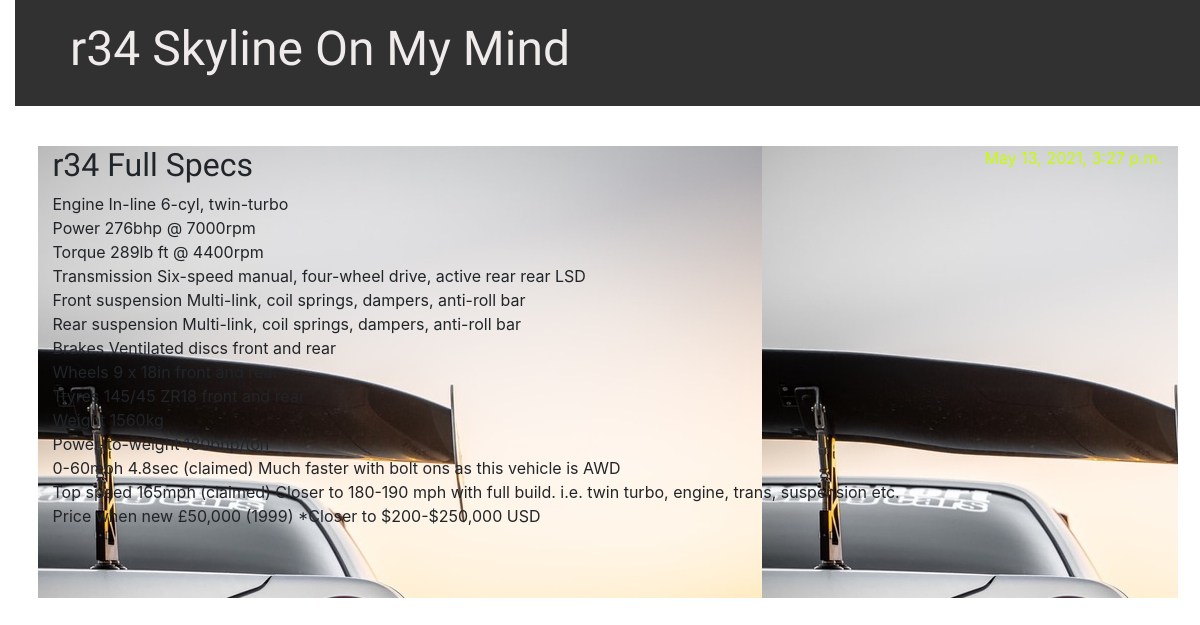
Page /post/4/ on the earlier database version.
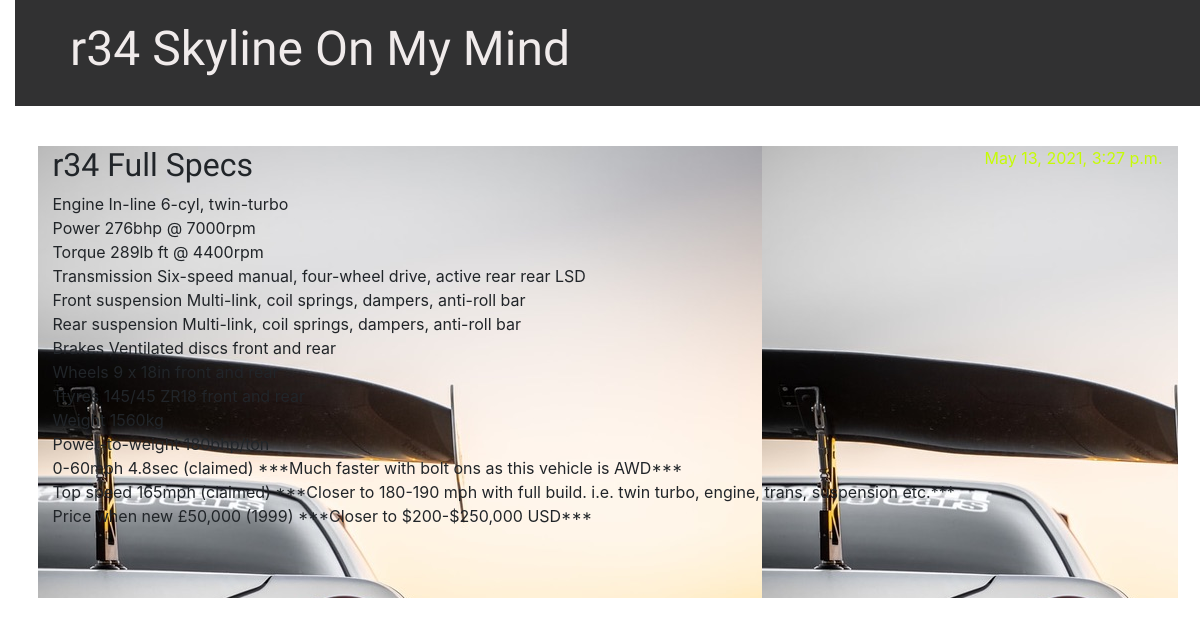
Same page on the later database version.
### blog/models.py (models this page shows, shortened)
class Post(models.Model):
    author = models.ForeignKey(settings.AUTH_USER_MODEL, on_delete=models.CASCADE)
    title = models.CharField(max_length=200)
    text = models.TextField()
    created_date = models.DateTimeField(default=timezone.now)
    published_date = models.DateTimeField(blank=True, null=True)
    url = models.URLField(blank=True)

### blog/views.py (the view)
# urls.py: path('post/<int:pk>/', views.post_detail, name='post_detail'),
def post_detail(request, pk):
    post = get_object_or_404(Post, pk=pk)
    return render(request, 'blog/post_detail.html', {'post': post})
    Post.objects.get(pk=pk)

### blog/templates/blog/post_detail.html (shortened to what this page needs)
{% extends 'blog/base.html' %}
{% block content %}
    <article class="post">
        {% if post.published_date %}
            <time class="date">
            </time>
        {% endif %}
        <h2>{{ post.title }}</h2>
        <p>{{ post.text|linebreaksbr }}</p>
    </article>
{% endblock %}

### blog/templates/blog/base.html (shortened to what this page needs)
{% load static %}
<!DOCTYPE html>
<html>
    <head>
        <link rel="stylesheet" href="https://cdn.jsdelivr.net/npm/bootstrap@4.5.3/dist/css/bootstrap.min.css">
        <link rel="stylesheet" href="{% static 'css/blog.css' %}">
    </head>
    <body>
        <header class="page-header">
            <div class="container">
                <h1><a href="/">r34 Skyline On My Mind</a></h1>
            </div>
          </header>
          <main class="container">
              <div class="row">
                  <div class="col">
                  {% block content %}
                  {% endblock %}
                  </div>
              </div>
          </main>
    </body>
</html>

### blog/static/css/blog.css (style rules this page uses)
h1 a, h2 a { color: #befc05; font-family: 'Lobster'; }
body { padding-left: 15px; }
.page-header { background-color:rgb(49, 49, 50); margin-top: 0; margin-bottom: 40px; padding: 20px 20px 20px 40px; }
.page-header h1, .page-header h1 a, .page-header h1 a:visited, .page-header h1 a:active { color: #f0ebeb; font-size: 36pt; text-decoration: none; }
h1, h2, h3, h4 { font-family: 'Lobster', cursive; }
.date { color: #c6fc05; }
.post { margin-bottom: 70px; }
.post > .date, .post > .actions { float: right; }
main { background: url('../img/r34.jpeg'); }

Differences in the rows shown:
changed Post "r34 Full Specs": text "…180bhp/ton 0-60mph 4.8sec (claimed) Much faster with bolt ons as this vehicle is AWD Top speed 165mph (claimed) Closer to 180-190 mph with full build. i.e. twin turbo, engine, trans, suspension etc. Price when new £50,000 (1999) *Closer to $200-$250,000 USD" → "…180bhp/ton 0-60mph 4.8sec (claimed) ***Much faster with bolt ons as this vehicle is AWD*** Top speed 165mph (claimed) ***Closer to 180-190 mph with full build. i.e. twin turbo, engine, trans, suspension etc.*** Price when new £50,000 (1999) ***Closer to $200-$250,000 USD***"
